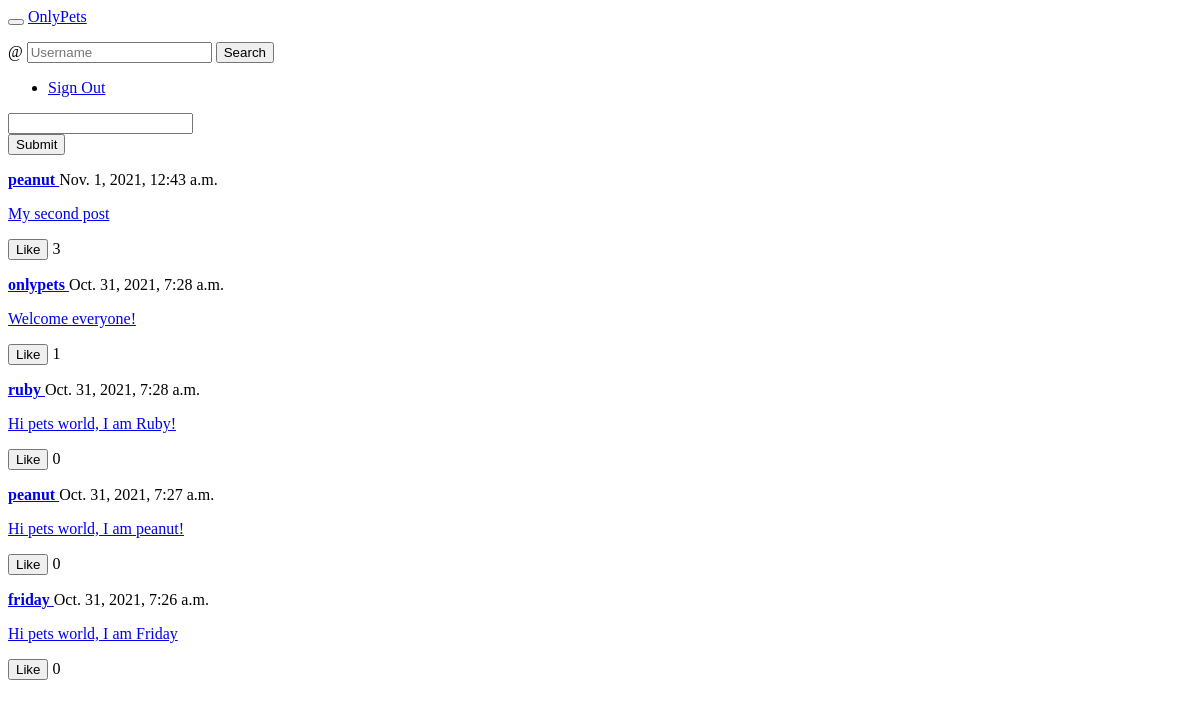
The app's page /home/ (signed in), older data.
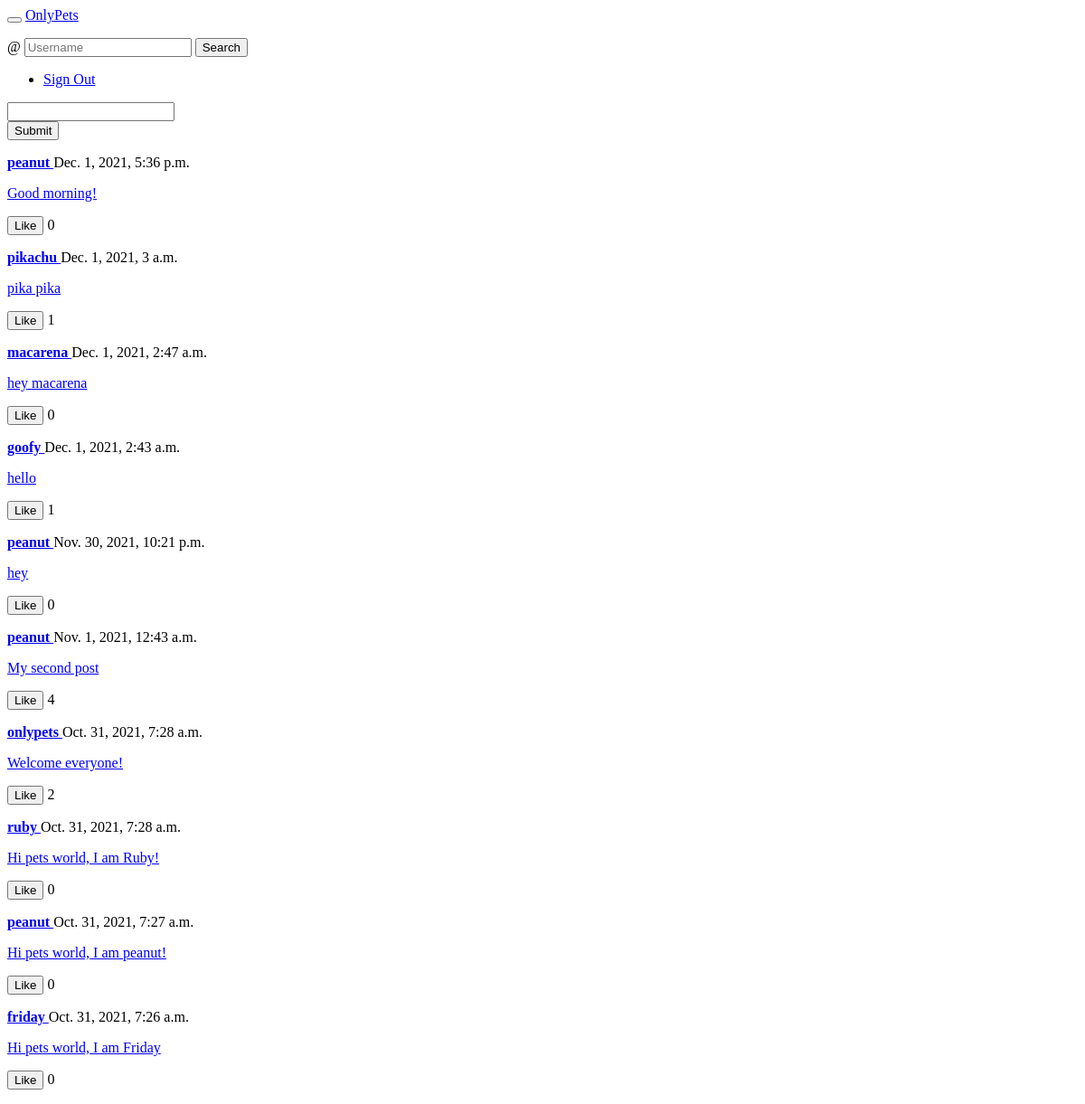
The same page, newer data.
### home/models.py (models this page shows)
class PostCollection(models.Model):
    id = models.UUIDField(primary_key=True, default=uuid.uuid4, editable=False)
    author = models.ForeignKey(User, on_delete=models.CASCADE)
    post_content = models.TextField()
    post_timestamp = models.DateTimeField(default=timezone.now)
    likes = models.ManyToManyField(User, blank=True, related_name= 'likes')

### home/views.py (the view, shortened to what this page needs)
# urls.py: path('', PostCollectionView.as_view(), name='post-collection'),
class PostCollectionView(LoginRequiredMixin, View):
    def get(self, request, *args, **kwargs):
        posts = PostCollection.objects.all().order_by('-post_timestamp')
        form = PostForm()
        context = {
            'post_collection': posts,
            'form': form,
        }
        return render(request, 'home/post_collection.html', context)

### home/forms.py
class PostForm(forms.ModelForm):
    post_content = forms.CharField(label = '')
    class Meta:
        model = PostCollection
        fields = ['post_content']

### home/templates/home/post_collection.html (shortened to what this page needs)
{% extends 'home/base.html' %}
{% load crispy_forms_tags %}
{% block content %}
<div class = 'container'>
    <div class = "col-md-5 col-sm-12 border-bottom">
    <form method='POST'>
        {{ form | crispy }}
        <div>
            <button>Submit</button>
        </div>
    </form>
    </div class = 'row justify-content-center mt-3 mb-5'>
    {% for post in post_collection %}
    <div class = "row justify-content-center mt-3">
        <div class = 'col-md-5 col-sm-12 border-bottom position-relative'>
            <p><strong><a href="{% url 'user-profile' post.author.pk %}">{{ post.author }} </a></strong>{{ post.post_timestamp }}</p>
            <p><a href = "{% url 'post-detail' post.pk %}" class = "stretched-link">{{ post.post_content }}</a></p>
        </div>
    </div>
    <div>
        <form method = 'POST' action = "{% url 'like' post.pk %}">
            <button type = "like"> Like </button>
            <span> {{post.likes.all.count}} </span>
        </form>
    </div>
</div>
{% endfor %}
{% endblock content %}

Row changes from the older to the newer data that the page shows:
added PostCollection: author "peanut", post_timestamp "Dec. 1, 2021, 5:36 p.m.", post_content "Good morning!", likes.all.count "0"
added PostCollection: author "pikachu", post_timestamp "Dec. 1, 2021, 3 a.m.", post_content "pika pika", likes.all.count "1"
added PostCollection: author "macarena", post_timestamp "Dec. 1, 2021, 2:47 a.m.", post_content "hey macarena", likes.all.count "0"
added PostCollection: author "goofy", post_timestamp "Dec. 1, 2021, 2:43 a.m.", post_content "hello", likes.all.count "1"
added PostCollection: author "peanut", post_timestamp "Nov. 30, 2021, 10:21 p.m.", post_content "hey", likes.all.count "0"
computed for PostCollection "Nov. 1, 2021, 12:43 a.m.": likes.all.count "3" → "4"
computed for PostCollection "Welcome everyone!": likes.all.count "1" → "2"
